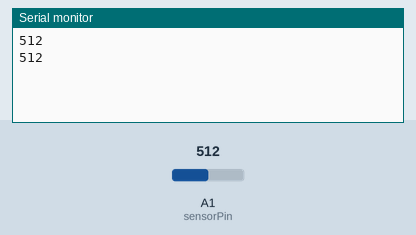
This sketch was run on a simulated Arduino Uno, built with avr-gcc and run on an emulated ATmega328P. Shown: the last lines printed to the serial monitor. The test bench sets the inputs (shaded band); at power-on: A1 (sensorPin) = 512.

Above: at 5.9 s.
6.0 s: A1 (sensorPin) set to 716
At 11.3 s:
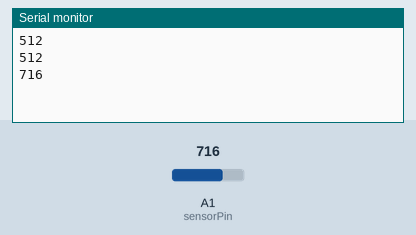
12.0 s: A1 (sensorPin) set to 900
At 15.8 s:
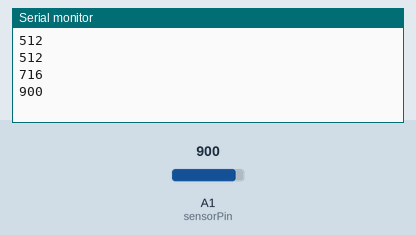
Timing chart, 0 to 17.3 s (numbered marks = the images above; inputs shaded):
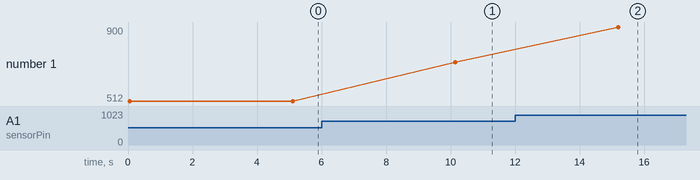

Measured:
- after the input at 6.0 s, the serial monitor: prints a new line after 4.2 s (image 1)
- after the input at 12.0 s, the serial monitor: prints a new line after 3.2 s (image 2)
- plotted number 1: 512 → 716 after the input at 6.0 s, 716 → 900 after the input at 12.0 s

The sketch:

SoilMoistureTest_2.ino
```cpp
//Soil Moisture Sensor Test 2

/*We use a digital pin to power the sensor as to turn it off when not required
*so that sensor does not corrode due to current and has a long life
 */
#include <Streaming.h>    //Importing library for streaming output

const int sensorPin = A1;   //Declaring sensor pin to take input from
const int sensorPowerPin = 8;   //Sensor power from digital pin 8
int readVal;        //Variable for storing output of sensor

void setup()
{
  pinMode(sensorPowerPin, OUTPUT);  //Declaring as output
  pinMode(sensorPin, INPUT);    //Setting as input
  digitalWrite(sensorPowerPin, LOW);    //Switching off the sensor
  Serial.begin(9600);   //Opening Serial Port
}

void loop()
{
  digitalWrite(sensorPowerPin, HIGH);    //Switching on the sensor
  delay(50);                             //Wait for sensor to read efficiently
  readVal = analogRead(sensorPin);    //Reading voltage output of sensor
  Serial.println(readVal);    //Output to Serial Monitor
  digitalWrite(sensorPowerPin, LOW);    //Switching off the sensor
  delay(5000);   //Reading 1 value in 5 seconds
}
```
